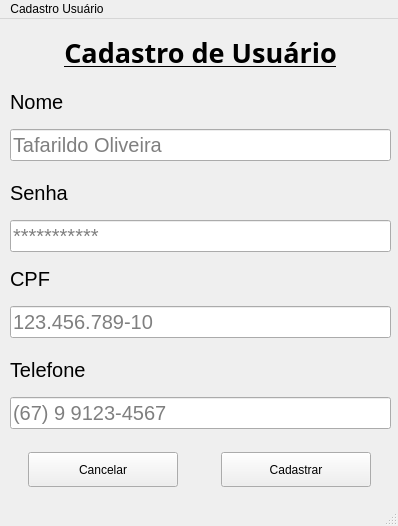
<?xml version="1.0" encoding="UTF-8"?>
<ui version="4.0">
 <class>MainWindow</class>
 <widget class="QMainWindow" name="MainWindow">
  <property name="geometry">
   <rect>
    <x>0</x>
    <y>0</y>
    <width>398</width>
    <height>526</height>
   </rect>
  </property>
  <property name="windowTitle">
   <string>MainWindow</string>
  </property>
  <widget class="QWidget" name="centralwidget">
   <widget class="QWidget" name="verticalLayoutWidget_4">
    <property name="geometry">
     <rect>
      <x>10</x>
      <y>10</y>
      <width>381</width>
      <height>400</height>
     </rect>
    </property>
    <layout class="QVBoxLayout" name="verticalLayout_4">
     <property name="spacing">
      <number>15</number>
     </property>
     <property name="sizeConstraint">
      <enum>QLayout::SetNoConstraint</enum>
     </property>
     <item>
      <layout class="QVBoxLayout" name="verticalLayout_3">
       <property name="spacing">
        <number>15</number>
       </property>
       <property name="topMargin">
        <number>5</number>
       </property>
       <item>
        <widget class="QLabel" name="label_4">
         <property name="font">
          <font>
           <family>Mongolian Baiti</family>
           <pointsize>20</pointsize>
           <weight>75</weight>
           <bold>true</bold>
           <underline>true</underline>
          </font>
         </property>
         <property name="text">
          <string>Cadastro de Usuário</string>
         </property>
         <property name="alignment">
          <set>Qt::AlignCenter</set>
         </property>
        </widget>
       </item>
       <item>
        <spacer name="verticalSpacer_2">
         <property name="orientation">
          <enum>Qt::Vertical</enum>
         </property>
         <property name="sizeHint" stdset="0">
          <size>
           <width>374</width>
           <height>38</height>
          </size>
         </property>
        </spacer>
       </item>
       <item>
        <widget class="QLabel" name="label">
         <property name="font">
          <font>
           <pointsize>15</pointsize>
          </font>
         </property>
         <property name="text">
          <string>Nome</string>
         </property>
        </widget>
       </item>
       <item>
        <widget class="QLineEdit" name="Nome">
         <property name="font">
          <font>
           <pointsize>15</pointsize>
          </font>
         </property>
         <property name="text">
          <string/>
         </property>
         <property name="placeholderText">
          <string>Tafarildo Oliveira</string>
         </property>
        </widget>
       </item>
       <item>
        <layout class="QVBoxLayout" name="verticalLayout_2">
         <property name="spacing">
          <number>15</number>
         </property>
         <property name="topMargin">
          <number>5</number>
         </property>
         <item>
          <widget class="QLabel" name="Senha">
           <property name="font">
            <font>
             <pointsize>15</pointsize>
            </font>
           </property>
           <property name="text">
            <string>Senha</string>
           </property>
          </widget>
         </item>
         <item>
          <widget class="QLineEdit" name="Senha_Input">
           <property name="font">
            <font>
             <pointsize>15</pointsize>
            </font>
           </property>
           <property name="text">
            <string/>
           </property>
           <property name="placeholderText">
            <string>***********</string>
           </property>
          </widget>
         </item>
         <item>
          <widget class="QLabel" name="label_2">
           <property name="font">
            <font>
             <pointsize>15</pointsize>
            </font>
           </property>
           <property name="text">
            <string>CPF</string>
           </property>
          </widget>
         </item>
         <item>
          <widget class="QLineEdit" name="CPF">
           <property name="font">
            <font>
             <pointsize>15</pointsize>
            </font>
           </property>
           <property name="text">
            <string/>
           </property>
           <property name="placeholderText">
            <string>123.456.789-10</string>
           </property>
          </widget>
         </item>
         <item>
          <layout class="QVBoxLayout" name="verticalLayout">
           <property name="spacing">
            <number>15</number>
           </property>
           <property name="topMargin">
            <number>5</number>
           </property>
           <item>
            <widget class="QLabel" name="label_3">
             <property name="font">
              <font>
               <pointsize>15</pointsize>
              </font>
             </property>
             <property name="text">
              <string>Telefone</string>
             </property>
            </widget>
           </item>
           <item>
            <widget class="QLineEdit" name="Telefone">
             <property name="font">
              <font>
               <pointsize>15</pointsize>
              </font>
             </property>
             <property name="text">
              <string/>
             </property>
             <property name="placeholderText">
              <string>(67) 9 9123-4567</string>
             </property>
            </widget>
           </item>
          </layout>
         </item>
        </layout>
       </item>
      </layout>
     </item>
    </layout>
   </widget>
   <widget class="QWidget" name="horizontalLayoutWidget">
    <property name="geometry">
     <rect>
      <x>10</x>
      <y>420</y>
      <width>381</width>
      <height>61</height>
     </rect>
    </property>
    <layout class="QHBoxLayout" name="horizontalLayout">
     <property name="spacing">
      <number>25</number>
     </property>
     <item>
      <widget class="QPushButton" name="pushButton">
       <property name="maximumSize">
        <size>
         <width>150</width>
         <height>35</height>
        </size>
       </property>
       <property name="text">
        <string>Cancelar</string>
       </property>
      </widget>
     </item>
     <item>
      <widget class="QPushButton" name="pushButton_2">
       <property name="maximumSize">
        <size>
         <width>150</width>
         <height>35</height>
        </size>
       </property>
       <property name="text">
        <string>Cadastrar</string>
       </property>
      </widget>
     </item>
    </layout>
   </widget>
  </widget>
  <widget class="QMenuBar" name="menubar">
   <property name="geometry">
    <rect>
     <x>0</x>
     <y>0</y>
     <width>398</width>
     <height>21</height>
    </rect>
   </property>
   <widget class="QMenu" name="menuCadastro_Usu_rio">
    <property name="title">
     <string>Cadastro Usuário</string>
    </property>
   </widget>
   <addaction name="menuCadastro_Usu_rio"/>
  </widget>
  <widget class="QStatusBar" name="statusbar"/>
 </widget>
 <resources/>
 <connections/>
</ui>
